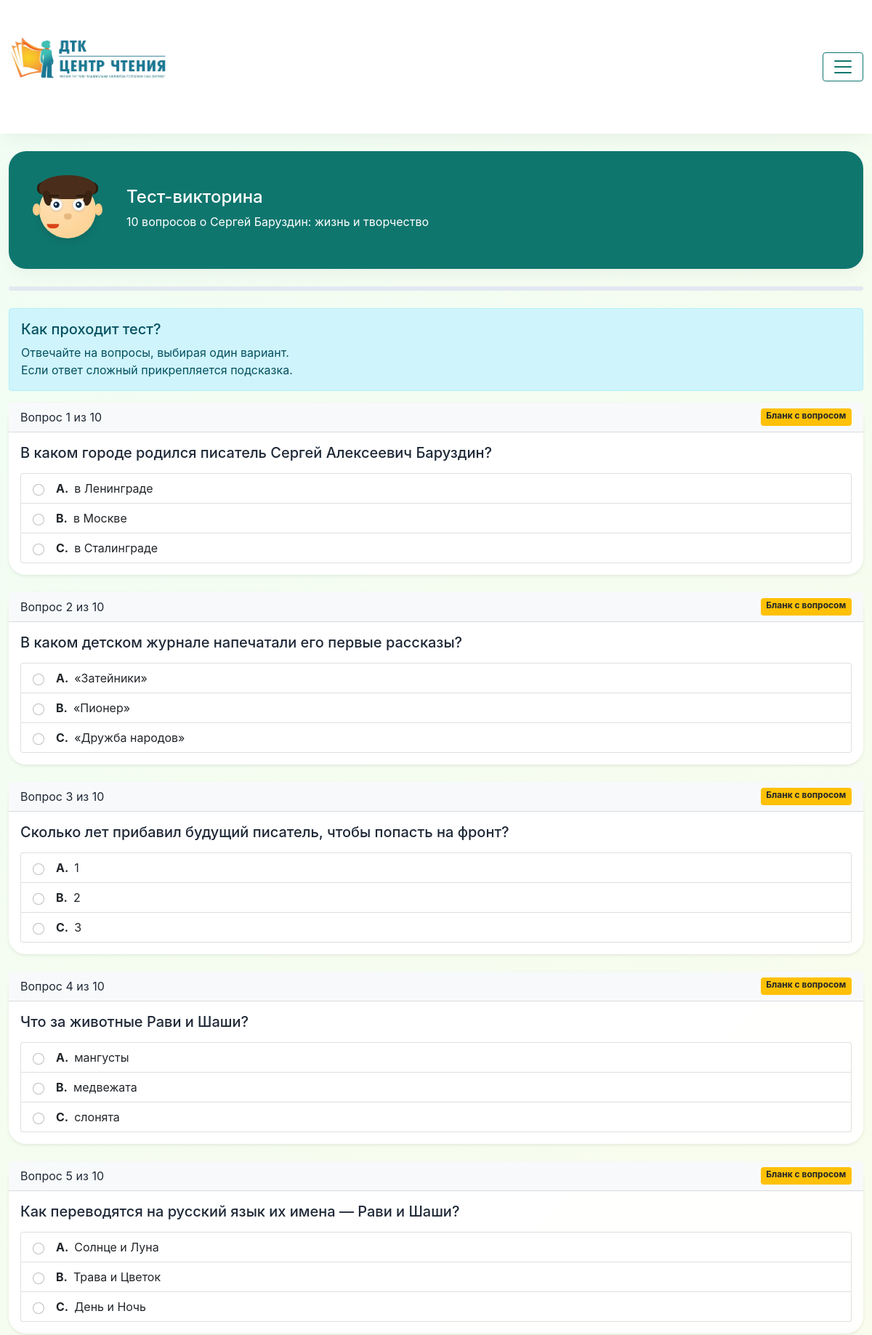
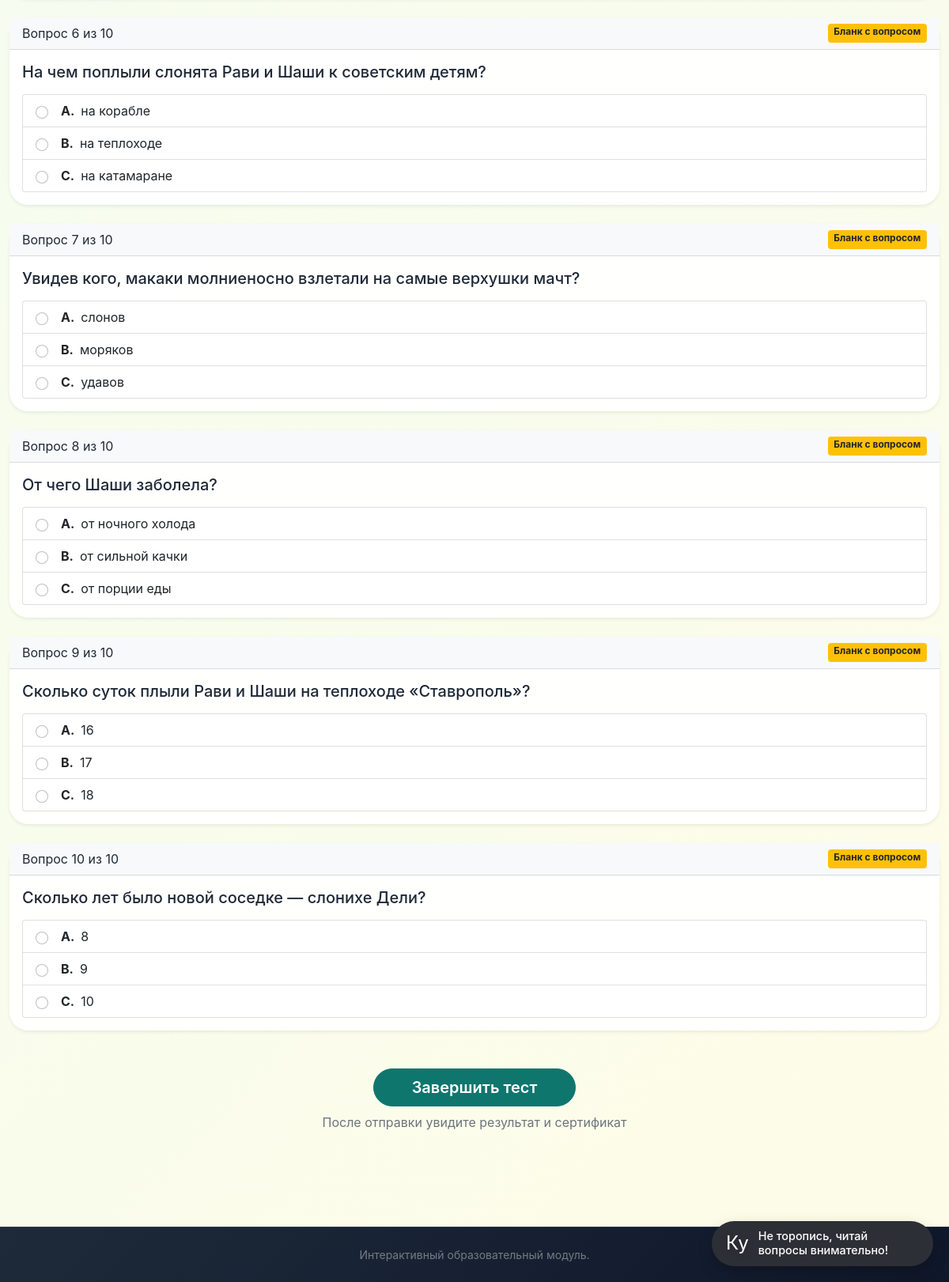
Page /test.php?id=7 (signed in) on the committed database (2 pictures, top to bottom).
### tables this page shows
CREATE TABLE `tests` (
  `id` int(11) NOT NULL,
  `title` varchar(255) NOT NULL,
  `description` text,
  `created_at` timestamp NULL DEFAULT CURRENT_TIMESTAMP,
  `updated_at` timestamp NULL DEFAULT CURRENT_TIMESTAMP ON UPDATE CURRENT_TIMESTAMP,
  `sort_order` int(11) DEFAULT '0',
  `image_path` varchar(255) DEFAULT NULL
);

CREATE TABLE `questions` (
  `id` int(11) NOT NULL,
  `test_id` int(11) NOT NULL,
  `question_text` text NOT NULL,
  `option_a` varchar(255) NOT NULL,
  `option_b` varchar(255) NOT NULL,
  `option_c` varchar(255) NOT NULL,
  `correct_option` tinyint(4) NOT NULL COMMENT '0 - A, 1 - B, 2 - C',
  `hint` text
);

### config.php (called while the page is built, shortened)
<?php
function getTest($pdo, $id) {
    $stmt = $pdo->prepare("SELECT * FROM tests WHERE id = ?");
    $stmt->execute([$id]);
    return $stmt->fetch(PDO::FETCH_ASSOC);
}
function getQuestions($pdo, $test_id) {
    $stmt = $pdo->prepare("SELECT * FROM questions WHERE test_id = ? ORDER BY id");
    $stmt->execute([$test_id]);
    return $stmt->fetchAll(PDO::FETCH_ASSOC);
}
?>

### test.php (the view, shortened to what this page needs)
<?php
require_once 'config.php';
$test_id = (int)$_GET['id'];
$test = getTest($pdo, $test_id);
$questions = getQuestions($pdo, $test_id);
?>
<!DOCTYPE html>
<html lang="ru">
<head>
    <link rel="stylesheet" href="bootstrap-5.0.2-dist/css/bootstrap.min.css">
    <link rel="stylesheet" href="css/style.css">
</head>
<body class="d-flex flex-column min-vh-100">
    <nav class="navbar sticky-top">
        <div class="container">
            <a class="navbar-brand d-flex align-items-center" href="index.php">
                <img src="images/logo.png" alt="Логотип" width="225" height="150">
            </a>
            <button class="navbar-toggler" type="button" data-bs-toggle="collapse" data-bs-target="#navbarNav">
                <span class="navbar-toggler-icon"></span>
            </button>
        </div>
    </nav>
    <main class="container my-4 flex-grow-1">
        <div class="card mb-4 text-white" style="background: var(--deep-teal) !important;">
            <div class="card-body d-flex align-items-center gap-3">
                <div class="test-character">
                    <div class="test-character-inner">
                        <div class="character-head" style="transform: scale(0.6);">
                            <div class="hair"></div>
                            <div class="ear left"></div>
                            <div class="ear right"></div>
                            <div class="character-face">
                                <div class="eyebrows">
                                    <div class="eyebrow"></div>
                                    <div class="eyebrow"></div>
                                </div>
                                <div class="eyes-container">
                                    <div class="eye"><div class="pupil"></div></div>
                                    <div class="eye"><div class="pupil"></div></div>
                                </div>
                                <div class="nose"></div>
                                <div class="mouth"></div>
                            </div>
                        </div>
                    </div>
                </div>
                <div>
                    <h2 class="h4">Тест-викторина</h2>
                    <p class="mb-1"><?= count($questions) ?> вопросов о <?= htmlspecialchars($test['title']) ?></p>
                </div>
            </div>
        </div>
        <div class="progress mb-4" style="height: 6px;">
        </div>
        <div class="alert alert-info">
            <h5 class="alert-heading">Как проходит тест?</h5>
            <p class="mb-0">Отвечайте на вопросы, выбирая один вариант.<br/>Если ответ сложный прикрепляется подсказка.</p>
        </div>
        <form method="post" id="testForm">
            <?php foreach ($questions as $index => $q): ?>
            <div class="card mb-4 shadow-sm test-question-card">
                <div class="card-header bg-light d-flex justify-content-between">
                    <span>Вопрос <?= $index + 1 ?> из <?= count($questions) ?></span>
                    <span class="badge bg-warning text-dark">Бланк с вопросом</span>
                </div>
                <div class="card-body">
                    <h5 class="card-title"><?= htmlspecialchars($q['question_text']) ?></h5>
                    <div class="list-group mt-3">
                        <?php foreach (['A', 'B', 'C'] as $i => $letter):
                            $option = $q['option_'.strtolower($letter)]; ?>
                        <label class="list-group-item d-flex align-items-center">
                            <input type="radio" name="q<?= $q['id'] ?>" value="<?= $i ?>" class="form-check-input me-3" required>
                            <span class="me-2 fw-bold"><?= $letter ?>.</span> <?= htmlspecialchars($option) ?>
                        </label>
                        <?php endforeach; ?>
                    </div>
                </div>
            </div>
            <?php endforeach; ?>
            <div class="text-center my-5">
                <button type="submit" class="btn btn-primary btn-lg px-5">Завершить тест</button>
                <p class="text-secondary mt-2">После отправки увидите результат и сертификат</p>
            </div>
        </form>
    </main>
    <footer class="bg-dark text-white py-4 mt-5">
        <div class="container text-center">
            <p class="mb-0 text-white-50 small">Интерактивный образовательный модуль.</p>
        </div>
    </footer>
</body>
</html>

### css/style.css (style rules this page uses)
:root { --deep-teal: #0F766E; --soft-teal: #14B8A6; --warm-gold: #F59E0B; --light-bg: #F0FDF4; --cream: #FEFCE8; --dark-text: #1F2937; --soft-shadow: 0 10px 25px -5px rgba(0, 0, 0, 0.05), 0 8px 10px -6px rgba(0, 0, 0, 0.02); }
* { margin: 0; padding: 0; box-sizing: border-box; }
body { font-family: 'Inter', 'Nunito', 'Segoe UI', system-ui, sans-serif; background: linear-gradient(135deg, var(--light-bg) 0%, var(--cream) 100%); color: var(--dark-text); min-height: 100vh; display: flex; flex-direction: column; }
.container { max-width: 1280px; }
.navbar { background: white !important; box-shadow: var(--soft-shadow); padding: 0.75rem 0; }
.navbar .navbar-brand img { border-radius: 12px; }
.navbar-toggler { border-color: var(--deep-teal); }
.btn-primary { background: var(--deep-teal); border-color: var(--deep-teal); border-radius: 9999px; padding: 0.5rem 1.5rem; font-weight: 600; transition: all 0.2s; }
.card { border: none; border-radius: 1.5rem; box-shadow: var(--soft-shadow); transition: all 0.25s ease-in-out; background: rgba(255, 255, 255, 0.95); backdrop-filter: blur(2px); }
footer { margin-top: auto; background: linear-gradient(135deg, #1e2a3a 0%, #0f172a 100%) !important; border-top: 1px solid rgba(255,255,255,0.1); }
footer p { opacity: 0.8; transition: opacity 0.2s; }
.progress { border-radius: 1rem; background-color: #e2e8f0; }
.character-head { width: 130px; height: 130px; background: radial-gradient(circle at 30% 30%, #FFE0B5, #FCCF8D); border-radius: 50%; margin: 0 auto; position: relative; box-shadow: 0 8px 16px rgba(0,0,0,0.1); z-index: 2; }
.hair { position: absolute; top: -15px; left: 50%; transform: translateX(-50%); width: 130px; height: 55px; background: #4A2E1B; border-radius: 50% 50% 40% 40%; z-index: 2; }
.hair::before, .hair::after { content: ''; position: absolute; width: 18px; height: 35px; background: #3B2313; border-radius: 40%; top: 35px; }
.hair::before { left: 10px; transform: rotate(-15deg); }
.hair::after { right: 10px; transform: rotate(15deg); }
.ear { position: absolute; width: 18px; height: 28px; background: #FCCF8D; border-radius: 50%; top: 50px; box-shadow: inset -2px -2px 4px rgba(0,0,0,0.05); z-index: 1; }
.ear.left { left: -15px; }
.ear.right { right: -15px; }
.character-face { position: absolute; top: 30px; left: 50%; transform: translateX(-50%); width: 95px; z-index: 4; }
.eyes-container { display: flex; justify-content: space-between; padding: 0 8px; margin-bottom: 6px; }
.eye { width: 28px; height: 28px; background: white; border-radius: 50%; position: relative; overflow: hidden; box-shadow: 0 2px 4px rgba(0,0,0,0.1); border: 1px solid #ccc; }
.pupil { width: 14px; height: 14px; background: #0F2E4A; border-radius: 50%; position: absolute; top: 50%; left: 50%; transform: translate(-50%, -50%); transition: transform 0.05s linear; }
.pupil::after { content: ''; position: absolute; top: 3px; left: 3px; width: 5px; height: 5px; background: white; border-radius: 50%; }
.eyebrows { display: flex; justify-content: space-between; padding: 0 4px; margin-bottom: 4px; }
.eyebrow { width: 24px; height: 5px; background: #2C1E0F; border-radius: 4px; transition: transform 0.2s; }
.nose { width: 18px; height: 14px; background: #E6B881; border-radius: 40% 40% 50% 50%; margin: 4px auto 2px; }
.mouth { display: inline-block; width: 28px; height: 10px; background: #D84315; border-radius: 0 0 20px 20px; transition: all 0.1s ease; }

### rows in the picture
tests: title "Сергей Баруздин: жизнь и творчество"
questions: count($questions) "10", question_text "В каком городе родился писатель Сергей Алексеевич Баруздин?", letter "A", option_a "в Ленинграде", letter "B", option_b "в Москве", letter "C", option_c "в Сталинграде"
questions: count($questions) "10", question_text "В каком детском журнале напечатали его первые рассказы?", letter "A", option_a "«Затейники»", letter "B", option_b "«Пионер»", letter "C", option_c "«Дружба народов»"
questions: count($questions) "10", question_text "Сколько лет прибавил будущий писатель, чтобы попасть на фронт?", letter "A", option_a "1", letter "B", option_b "2", letter "C", option_c "3"
questions: count($questions) "10", question_text "Что за животные Рави и Шаши?", letter "A", option_a "мангусты", letter "B", option_b "медвежата", letter "C", option_c "слонята"
questions: count($questions) "10", question_text "Как переводятся на русский язык их имена — Рави и Шаши?", letter "A", option_a "Солнце и Луна", letter "B", option_b "Трава и Цветок", letter "C", option_c "День и Ночь"
questions: count($questions) "10", question_text "На чем поплыли слонята Рави и Шаши к советским детям?", letter "A", option_a "на корабле", letter "B", option_b "на теплоходе", letter "C", option_c "на катамаране"
questions: count($questions) "10", question_text "Увидев кого, макаки молниеносно взлетали на самые верхушки мачт?", letter "A", option_a "слонов", letter "B", option_b "моряков", letter "C", option_c "удавов"
questions: count($questions) "10", question_text "От чего Шаши заболела?", letter "A", option_a "от ночного холода", letter "B", option_b "от сильной качки", letter "C", option_c "от порции еды"
questions: count($questions) "10", question_text "Сколько суток плыли Рави и Шаши на теплоходе «Ставрополь»?", letter "A", option_a "16", letter "B", option_b "17", letter "C", option_c "18"
questions: count($questions) "10", question_text "Сколько лет было новой соседке — слонихе Дели?", letter "A", option_a "8", letter "B", option_b "9", letter "C", option_c "10"

### other values in the picture
count($questions) "10"
